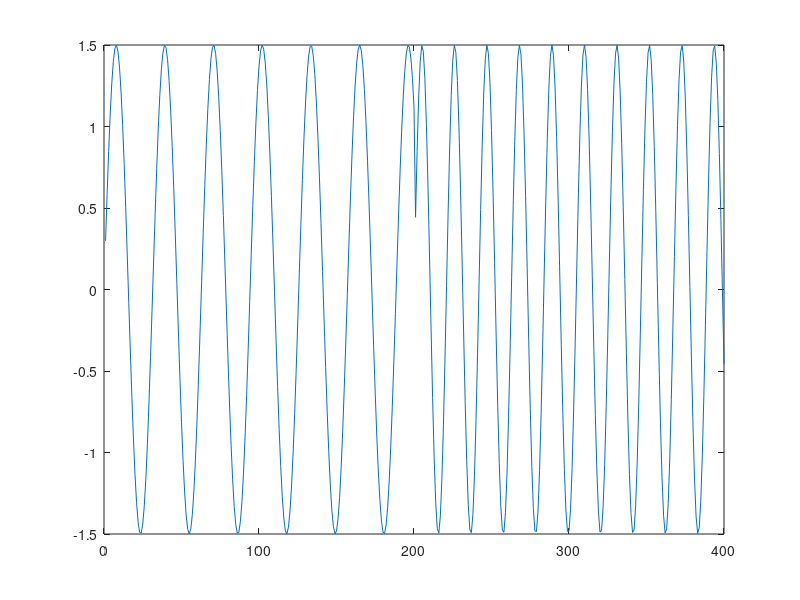
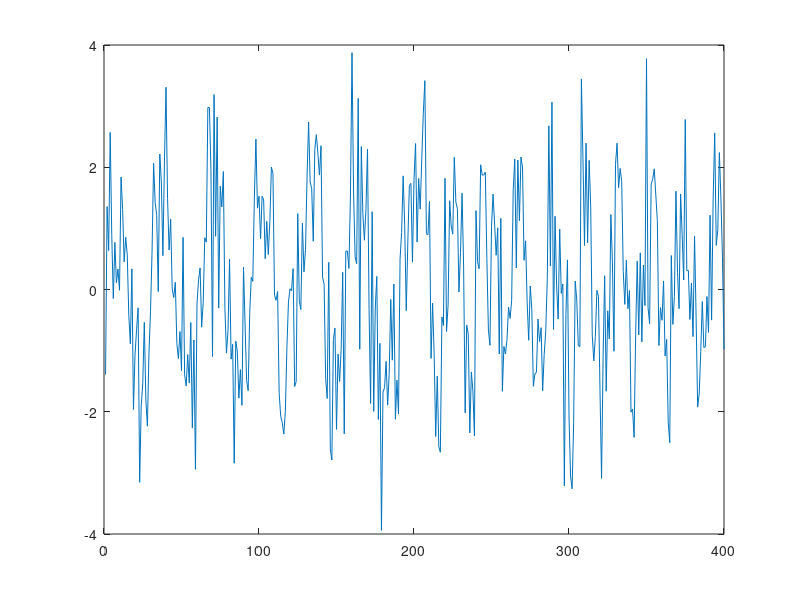

The MATLAB source for these figures, in order: (Note: this script raises an error after producing the figures.)
% This file is a part of the MC2 toolbox developed by Y. Mohammand and T. Nishida.
%Please do not remove this comment
%
% Using this file is governed by the license of MC2 which you can find in LICENSE.md
% 
% You can find more information about this toolbox here:
% - Yasser Mohammad and Toyoaki Nishida, "MC2: An Integrated Toolbox for Change, Causality, 
%   and Motif Discovery", 29th International Conference on Industrial, Engineering & 
%   Other Applications of Applied Intelligent Systems (IEA/AIE) 2016, pp. 128 -- 141.
% - Yasser Mohammad and Toyoaki Nishida, "Data Mining for Social Robotics", Springer 2016.
%

close all;
y=zeros(2,400);
y(1,:)=[1.5*sin(.2.*(1:200)),1.5*sin(.3.*(1:200))];
plot(y(1,:));
s=1;
p=1;p2=1;
f1=figure;
f2=figure;
y=y+randn(2,400);
plot(y(s,:));
for i=0:1
    for j=0:1
        for k=0:1
            [r,c]=sst3(y(s,:),40,41,-1,-1,-1,-1,-1,'nobalance',i,'normalize',j,'autothreshold',k,'lfuncalconce',-1);            
            %[r,c,rloc,cloc]=rsst(y(s,:),40,41,-1,'nobalance',i,'normalize',j,'autothreshold',k,'lfuncalconce',-1);            
            figure(f2);
            subplot(4,2,p); 
            plot(c,'r');
            xlabel(sprintf('CUMSUM,nonbalance %d,normalize,%d,autothreshold,%d',i,j,k));                        
            p=p+1;
        end
        figure(f1);
        subplot(2,2,p2); 
        plot(r,'b');
        xlabel(sprintf('CP,nonbalance %d,normalize,%d,autothreshold,%d',i,j,k));
        p2=p2+1;
    end
end

% noiseLevel=0.01;
% gNoiseSigma=0.1;
% w=5;
% n=10;
% 
% [x,motifsT,locsT,occursT,xTrue]=generatePatterns(3,[3,3,4],[50,200],1,[-noiseLevel/2,noiseLevel/2],100,noiseLevel,gNoiseSigma);
% t=zeros(1,numel(x));
% for i=1:length(locsT)
%     r=locsT{i};
%     for j=1:size(r,1)
%         t(r(j,1))=1;
%         t(r(j,2))=1;
%     end
% end
% 
% 
% ch=[];
% times=[];
% i=1;
% chNames=cell(1,1);
% 
% tmp=tic;
% y=t;
% tmp=toc(tmp); times=[times tmp];
% ch=[ch;y];
% ch(size(ch,1),:)=ch(size(ch,1),:)./max(ch(size(ch,1),:));
% chNames{i,1}='True'; i=i+1;
% 
% tmp=tic;
% y=sst3(x,w,n,3,0,n);
% tmp=toc(tmp); times=[times tmp];
% ch=[ch;y];
% ch(size(ch,1),:)=ch(size(ch,1),:)./max(ch(size(ch,1),:));
% chNames{i,1}='0,n'; i=i+1;
% 
% % tmp=tic;
% % y=sst2(x,w,n,3,0,n);
% % tmp=toc(tmp); times=[times tmp];
% % ch=[ch;y];
% % ch(size(ch,1),:)=ch(size(ch,1),:)./max(ch(size(ch,1),:));
% % chNames{i,1}='SST (HH'')'; i=i+1;
% 
% tmp=tic;
% y=sst3(x,w,n,3);
% tmp=toc(tmp); times=[times tmp];
% ch=[ch;y];
% ch(size(ch,1),:)=ch(size(ch,1),:)./max(ch(size(ch,1),:));
% chNames{i,1}='def'; i=i+1;
% 
% tmp=tic;
% y=sst3(x,w,n,3,0,n,0,n);
% tmp=toc(tmp); times=[times tmp];
% ch=[ch;y]; 
% ch(size(ch,1),:)=ch(size(ch,1),:)./max(ch(size(ch,1),:));
% chNames{i,1}='0,n,0,n'; i=i+1;
% 
% 
% times=times./(numel(x)/1000);       % find time per point in ms
% 
% n=size(ch,1);
% subplot(n+2,1,1); plot(x); hold on; plot(t,'r'); hold off;
% subplot(n+2,1,2); plot(xTrue); hold on; plot(t,'r'); hold off;
% for i=1:n
% subplot(n+2,1,i+2); plot(ch(i,:)); ylabel(chNames{i,1}); hold on; plot(t,'r'); hold off;
% end
% for i=1:n
%     ch(i,:)=ch(i,:)./max(ch(i,:));
% end
% 
% cstring='rgbcmyk';
% 
% 
% fp=zeros(11,n);
% tp=zeros(11,n);
% tn=zeros(11,n);
% fn=zeros(11,n);
% mc=zeros(11,n);
% the=0.1;
% for i=1:11
%     th=(i-1)*the;
%     [tp(i,:),fp(i,:),tn(i,:),fn(i,:)]=cpquality(ch',t,w,th);
%     mc(i,:)=matcc(tp(i,:),fp(i,:),tn(i,:),fn(i,:));
% end
% 
% pos=sum(t);
% acc=(tp+tn)./numel(t);
% sp=tp./(pos);
% prec=tp./(tp+fp);
% recall = tp./(tp+fn);
% F=2.*(prec.*recall)./(prec+recall);
% 
% figure;
% hold on;
% for i=1:n
% plot(prec(:,i),recall(:,i),cstring(mod(i,7)+1)); 
% end
% title('recall vs. prec');
% legend(chNames); 
% 
% 
% figure;
% hold on;
% for i=1:n
% plot(mc(:,i),cstring(mod(i,7)+1)); 
% end
% title('Matthews correlation coefficient');
% legend(chNames); 
% 
% 
% figure;
% hold on;
% for i=1:n
% plot((0:10).*the,F(:,i),cstring(mod(i,7)+1)); 
% end
% title('F-measure vs. threshold');
% legend(chNames); 
% 
% 
% figure;
% hold on;
% for i=1:n
% plot(acc(:,i),sp(:,i),cstring(mod(i,7)+1)); 
% end
% title('specificity vs. accuracy');
% legend(chNames); 
% 
% figure;
% hold on;
% for i=1:n
% plot(fp(:,i),tp(:,i),cstring(mod(i,7)+1)); 
% end
% title('ROC (tp vs. fp)');
% legend(chNames); 
% % 
% nr=round(numel(t)/100);
% q=zeros(nr,n);
% for i=1:nr    
%     [q(i,:)]=cpsp(ch',t,i);
% end
% 
% figure;
% hold on;
% for i=1:n
% plot(q(:,i),cstring(mod(i,7)+1)); 
% end
% title('My Change Point Specificity');
% legend(chNames,'Location','NorthWest'); 
% hold off;
% 
% 
% h=figure;
% axes1 = axes('Parent',h,'XTickLabel',chNames);
% box(axes1,'on');
% hold(axes1,'all');
% plot(times,'-or');
% 
